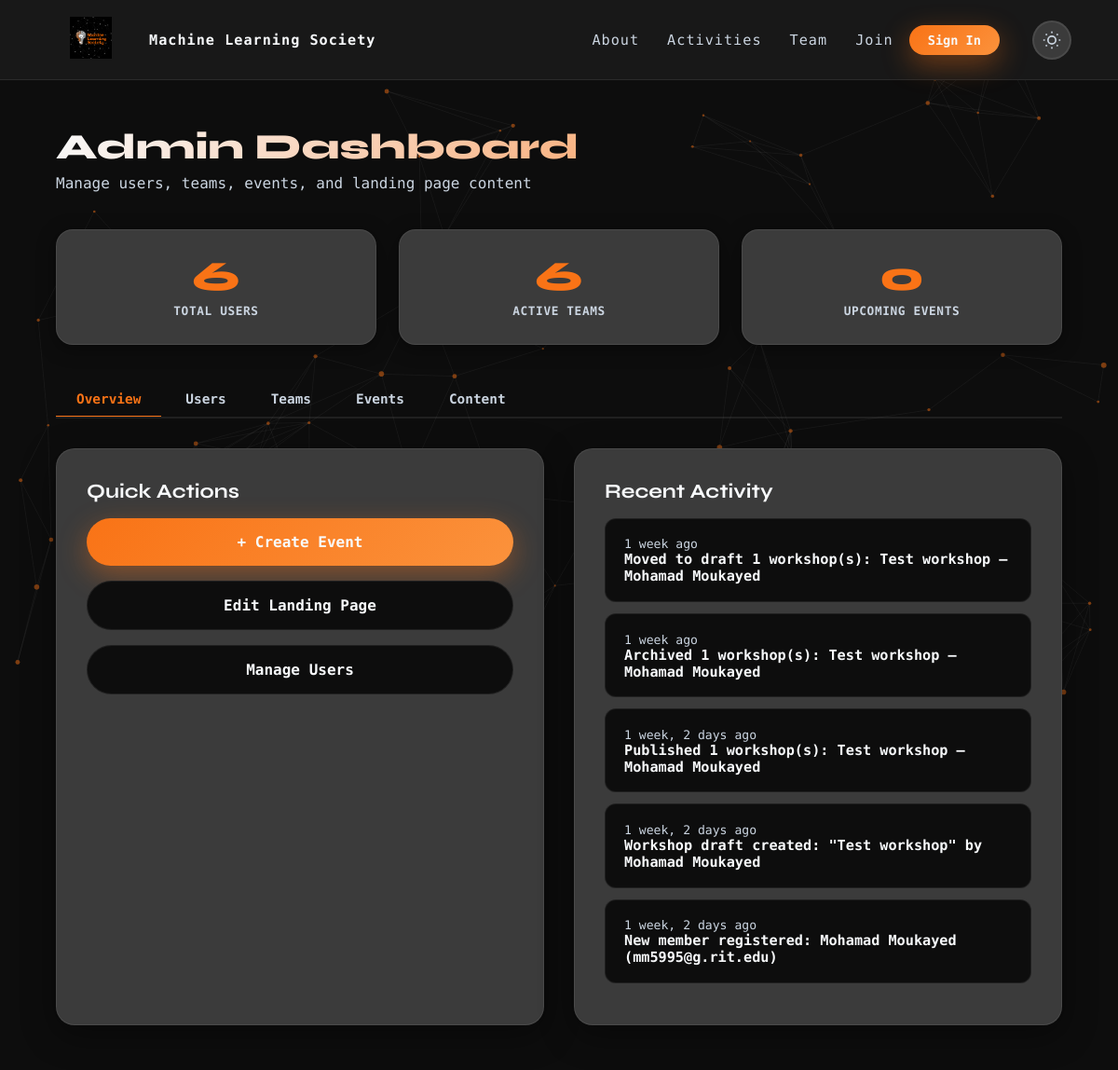
/admin_dashboard/, run on the app's committed database.
### website/models.py (models this page shows, shortened)
class ActivityLog(models.Model):
    class Action(models.TextChoices):
        USER_REGISTERED = 'user_registered', 'User Registered'
        USER_DELETED = 'user_deleted', 'User Deleted'
        ROLE_CHANGED = 'role_changed', 'Role Changed'
        EVENT_CREATED = 'event_created', 'Event Created'
        EVENT_EDITED = 'event_edited', 'Event Edited'
        EVENT_DELETED = 'event_deleted', 'Event Deleted'
        TEAM_CREATED = 'team_created', 'Team Created'
        TEAM_EDITED = 'team_edited', 'Team Edited'
        TEAM_DELETED = 'team_deleted', 'Team Deleted'
        MEMBER_JOINED = 'member_joined', 'Member Joined Team'
        MEMBER_LEFT = 'member_left', 'Member Left Team'
        WORKSHOP_CREATED = 'workshop_created', 'Workshop Created'
        WORKSHOP_EDITED = 'workshop_edited', 'Workshop Edited'
        WORKSHOP_DELETED = 'workshop_deleted', 'Workshop Deleted'
        WORKSHOP_PUBLISHED = 'workshop_published', 'Workshop Published'
        WORKSHOP_ARCHIVED = 'workshop_archived', 'Workshop Archived'
    action = models.CharField(max_length=50, choices=Action.choices)
    message = models.CharField(max_length=255)
    timestamp = models.DateTimeField(auto_now_add=True)
    class Meta:
        ordering = ['-timestamp']

### website/views.py (the view)
# urls.py: path("admin_dashboard/", views.admin_dashboard, name="admin_dashboard"),
def admin_dashboard(request):
    members = Member.objects.select_related("major").all()
    events = Event.objects.all().order_by("date", "start_time")
    teams_qs = Team.objects.prefetch_related("team_members", "team_leaders").all()
    activity = ActivityLog.objects.all()[:10]
    workshops = Workshop.objects.prefetch_related("files").all()
    teams = []
    for team in teams_qs:
        leaders_str = ", ".join(
            f"{l.first_name} {l.last_name}" for l in team.team_leaders.all()
        ) or "No leader"
        leaders_list = [
            {
                "id": l.id,
                "name": f"{l.first_name} {l.last_name}",
                "email": l.email
            }
            for l in team.team_leaders.all()
        ]
        members_list = [
            {
                "id": m.id,
                "name": f"{m.first_name} {m.last_name}",
                "email": m.email
            }
            for m in team.team_members.all()
        ]
        teams.append({
            "obj": team,
            "leaders_str": leaders_str,
            "member_count": team.team_members.count(),
            "leader_count": team.team_leaders.count(),
            "leaders_json": json.dumps(leaders_list),
            "members_json": json.dumps(members_list),
        })
    workshops_json = json.dumps([
        {
            "id": w.id,
            "type": w.content_type,
            "title": w.title,
            "module": w.module,
            "desc": w.description,
            "tags": w.tags_list(),
            "version": w.version,
            "status": w.status,
            "date": w.date.isoformat(),
            "creator_id": w.creator_id,
            "creator_name": f"{w.creator.first_name} {w.creator.last_name}" if w.creator else "Unknown",
            "files": [{"id": f.id, "name": f.name, "size": f.size} for f in w.files.all()],
            "history": [],
        }
        for w in workshops
    ])
    return render(request, "admin-dashboard.html", {
        "members": members,
        "events": events,
        "teams": teams,
        "activity": activity,
        "user_count": Member.objects.count(),
        "team_count": Team.objects.count(),
        "event_count": Event.objects.filter(date__gte=date.today()).count(),
        "workshops_json": workshops_json,
        "current_user_id": request.user.id,
    })

### accounts/models.py (called while the page is built)
    def __str__(self) -> str:
        return self.code + " - " + self.name

### website/context_processors.py (called while the page is built)
def prereqData(request):
    social_en = False
    if SocialAccountModels.SocialApp.objects.count() > 0:
        social_en = True
    return {
        "majors":        Major.objects.all().order_by("name"),
        "nationalities": list(countries),
        "now":           timezone.now(),   # handy for footer copyright year etc.
        "socials_enabled": social_en,
    }

### website/models.py (called while the page is built)
    def tags_list(self):
        return [t.strip() for t in self.tags.split(',') if t.strip()]

### templates/admin-dashboard.html (shortened to what this page needs)
{% extends "base.html" %}
{% load static %}
{% block content %}
    <div class="dashboard-content">
        <div class="dashboard-welcome">
            <h1>Admin Dashboard</h1>
            <p>Manage users, teams, events, and landing page content</p>
        </div>
        <div class="stats-grid">
            <div class="stat-card fade-in visible">
                <div class="stat-value">{{ user_count }}</div>
                <div class="stat-label">Total Users</div>
            </div>
            <div class="stat-card fade-in visible">
                <div class="stat-value">{{ team_count }}</div>
                <div class="stat-label">Active Teams</div>
            </div>
            <div class="stat-card fade-in visible">
                <div class="stat-value">{{ event_count }}</div>
                <div class="stat-label">Upcoming Events</div>
            </div>
        </div>
        <div class="tabs">
            <button class="tab active" onclick="showAdminTab('overview', event)">Overview</button>
            <button class="tab" onclick="showAdminTab('users', event)">Users</button>
            <button class="tab" onclick="showAdminTab('teams', event)">Teams</button>
            <button class="tab" onclick="showAdminTab('events', event)">Events</button>
            <button class="tab" onclick="showAdminTab('content', event)">Content</button>
        </div>
        <div id="overview-tab">
            <div class="dashboard-grid">
                <div class="dashboard-card fade-in visible">
                    <h3 class="dashboard-card-title">Quick Actions</h3>
                    <div style="display: flex; flex-direction: column; gap: 1rem; margin-top: 1rem;">
                        <button class="btn btn-primary" style="width: 100%;" onclick="openEventPopup()">
                            <span>+ Create Event</span>
                        </button>
                        <button class="btn btn-secondary" style="width: 100%;" onclick="showAdminTab('cms', null)">
                            Edit Landing Page
                        </button>
                        <button class="btn btn-secondary" style="width: 100%;" onclick="showAdminTab('users', null)">
                            Manage Users
                        </button>
                    </div>
                </div>
                <div class="dashboard-card fade-in visible">
                    <h3 class="dashboard-card-title">Recent Activity</h3>
                    <ul class="item-list" style="margin-top: 1rem;">
                        {% for log in activity %}
                            <li class="item">
                                <div class="item-meta">{{ log.timestamp|timesince }} ago</div>
                                <div class="item-title" style="font-size: 0.95rem;">{{ log.message }}</div>
                            </li>
                        {% empty %}
                            <li class="item">
                                <div class="item-meta">No activity yet</div>
                            </li>
                        {% endfor %}
                    </ul>
                </div>
            </div>
        </div>
    </div>
{% endblock %}

### static/styles.css (style rules this page uses)
:root { --bg-primary: #ffffff; --bg-secondary: #f8fafc; --bg-dark: #f1f5f9; --text-primary: #0f172a; --text-secondary: #475569; --text-link: #1666d6; --accent: #f97316; --accent-light: #fb923c; --accent-glow: rgba(249, 115, 22, 0.3); --card-bg: #ffffff; --navbar-bg: rgba(255, 255, 255, 0.85); --shadow: rgba(15, 23, 42, 0.1); --neural-line: rgba(15, 23, 42, 0.08); --neural-node: rgba(249, 115, 22, 0.6); --input-bg: #f8fafc; --input-border: #e2e8f0; --popup-bg: #ffffff; }
[data-theme="dark"] { --bg-primary: #0d0d0d; --bg-secondary: #0d0d0d; --bg-dark: #3b3b3b; --text-primary: #f8fafc; --text-secondary: #cbd5e1; --accent: #f97316; --accent-light: #fb923c; --accent-glow: rgba(249, 115, 22, 0.4); --card-bg: #3b3b3b; --navbar-bg: #181818; --shadow: rgba(0, 0, 0, 0.4); --neural-line: rgba(248, 250, 252, 0.08); --neural-node: rgba(249, 115, 22, 0.8); --input-bg: #1e1e1e; --input-border: rgba(255, 255, 255, 0.12); --popup-bg: #1a1a1a; }
*, *::before, *::after { margin: 0; padding: 0; box-sizing: border-box; }
html { scroll-behavior: smooth; }
body { font-family: "Space Mono", monospace; background: var(--bg-primary); color: var(--text-primary); transition: background-color 0.5s ease, color 0.5s ease; overflow-x: hidden; }
span { font-family: "Space Mono", monospace; color: var(--text-primary); }
.btn { position: relative; display: inline-flex; padding: 16px 40px; background: linear-gradient(135deg, var(--accent), var(--accent-light)); color: white; border: none; text-decoration: none; border-radius: 50px; font-family: "Space Mono", monospace; font-weight: 700; font-size: 1rem; overflow: hidden; transition: all 0.4s ease; box-shadow: 0 10px 30px var(--accent-glow); opacity: 0; cursor: pointer; animation: fadeIn 0s ease-out 0s forwards; justify-content: center; align-items: center; }
.btn span { position: relative; z-index: 1; }
.fade-in { opacity: 0; transform: translateY(40px); transition: opacity 0.7s ease, transform 0.7s ease; }
.fade-in.visible { opacity: 1; transform: translateY(0); }

### data on the page
ActivityLog: timestamp "1 week", message "Moved to draft 1 workshop(s): Test workshop — Mohamad Moukayed"
ActivityLog: timestamp "1 week", message "Archived 1 workshop(s): Test workshop — Mohamad Moukayed"
ActivityLog: timestamp "1 week, 2 days", message "Published 1 workshop(s): Test workshop — Mohamad Moukayed"
ActivityLog: timestamp "1 week, 2 days", message "Workshop draft created: \"Test workshop\" by Mohamad Moukayed"
ActivityLog: timestamp "1 week, 2 days", message "New member registered: Mohamad Moukayed (mm5995@g.rit.edu)"

### other printed values
{{ user_count }} "6"
{{ team_count }} "6"
{{ event_count }} "0"
